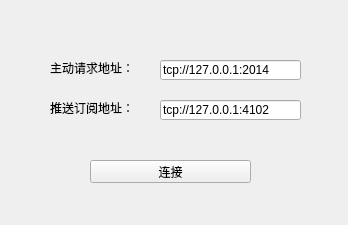
<?xml version="1.0" encoding="UTF-8"?>
<ui version="4.0">
 <class>RpcConnectDialog</class>
 <widget class="QWidget" name="RpcConnectDialog">
  <property name="geometry">
   <rect>
    <x>0</x>
    <y>0</y>
    <width>348</width>
    <height>225</height>
   </rect>
  </property>
  <property name="windowTitle">
   <string>RpcConnectDialog</string>
  </property>
  <widget class="QLineEdit" name="lineEdit">
   <property name="geometry">
    <rect>
     <x>160</x>
     <y>60</y>
     <width>141</width>
     <height>20</height>
    </rect>
   </property>
   <property name="text">
    <string>tcp://127.0.0.1:2014</string>
   </property>
  </widget>
  <widget class="QPushButton" name="pushButton">
   <property name="geometry">
    <rect>
     <x>90</x>
     <y>160</y>
     <width>161</width>
     <height>23</height>
    </rect>
   </property>
   <property name="text">
    <string>连接</string>
   </property>
  </widget>
  <widget class="QLabel" name="label">
   <property name="geometry">
    <rect>
     <x>50</x>
     <y>60</y>
     <width>91</width>
     <height>16</height>
    </rect>
   </property>
   <property name="text">
    <string>主动请求地址：</string>
   </property>
  </widget>
  <widget class="QLineEdit" name="lineEdit_2">
   <property name="geometry">
    <rect>
     <x>160</x>
     <y>100</y>
     <width>141</width>
     <height>20</height>
    </rect>
   </property>
   <property name="text">
    <string>tcp://127.0.0.1:4102</string>
   </property>
  </widget>
  <widget class="QLabel" name="label_2">
   <property name="geometry">
    <rect>
     <x>50</x>
     <y>100</y>
     <width>91</width>
     <height>16</height>
    </rect>
   </property>
   <property name="text">
    <string>推送订阅地址：</string>
   </property>
  </widget>
 </widget>
 <layoutdefault spacing="6" margin="11"/>
 <resources/>
 <connections>
  <connection>
   <sender>pushButton</sender>
   <signal>clicked()</signal>
   <receiver>RpcConnectDialog</receiver>
   <slot>connect_button_clicked()</slot>
   <hints>
    <hint type="sourcelabel">
     <x>188</x>
     <y>176</y>
    </hint>
    <hint type="destinationlabel">
     <x>212</x>
     <y>-12</y>
    </hint>
   </hints>
  </connection>
 </connections>
 <slots>
  <slot>connect_button_clicked()</slot>
 </slots>
</ui>
